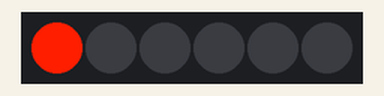
Simulated run of this program. Board: CircuitPython board. Parts: 6 RGB LEDs in strip order, left to right.

Above: at 3.1 s.
At 4.1 s:
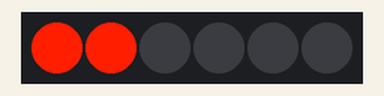
At 6.1 s:
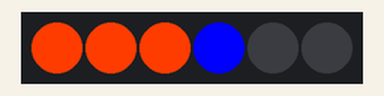
At 7.1 s:
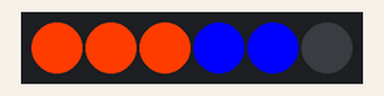
At 23.1 s:
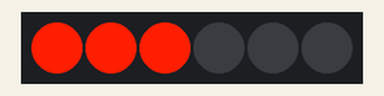
At 38.1 s:
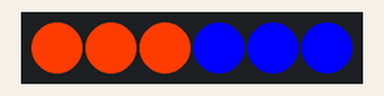
Timing chart, 0 to 40.0 s (numbered marks = the images above):
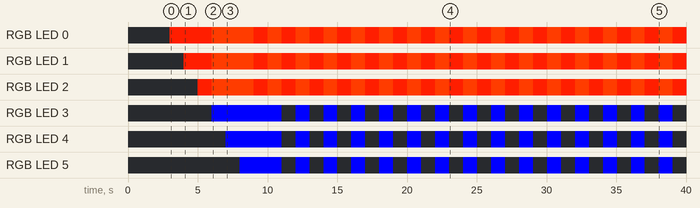

The program:

neopixeltest.py
```python
import neopixel
import board
import time

pixels = neopixel.NeoPixel(board.D18, 6)

time.sleep(3)

for x in range(0,3):
	pixels[x] = (255, 30, 0)
	time.sleep(1)

for x in range(0,3):
	pixels[x] = (255, 60, 0)

for x in range(3,6):
	pixels[x] = (0, 0, 255)
	time.sleep(1)

for x in range(0,30):
	for x in range(0,3):
		pixels[x] = (255, 30, 0)
	time.sleep(1)
	for x in range(0,3):
		pixels[x] = (255, 60, 0)
	for x in range(3,6):
		pixels[x] = (0, 0, 255)
	time.sleep(1)
	pixels.fill((0,0,0))

for x in range(0,3):
	pixels[x] = (255, 60, 0)
for x in range(3,6):
	pixels[x] = (0, 0, 255)

time.sleep(5)
pixels.fill((0, 0, 0))
```

Measured:
- by itself, RGB LED 0: goes RGB(255, 30, 0) 3.0 s, RGB(255, 60, 0) 3.0 s, 15 × (RGB(255, 30, 0) 1.0 s, RGB(255, 60, 0) 1.0 s), then RGB(255, 30, 0)
- by itself, RGB LED 1: goes RGB(255, 30, 0) 2.0 s, RGB(255, 60, 0) 3.0 s, 15 × (RGB(255, 30, 0) 1.0 s, RGB(255, 60, 0) 1.0 s), then RGB(255, 30, 0)
- by itself, RGB LED 2: goes RGB(255, 30, 0) 1.0 s, RGB(255, 60, 0) 3.0 s, 15 × (RGB(255, 30, 0) 1.0 s, RGB(255, 60, 0) 1.0 s), then RGB(255, 30, 0)
- by itself, RGB LED 3: off → RGB(0, 0, 255) at 6.0 s, → off 5.0 s later, → RGB(0, 0, 255) 1.0 s later, → off 1.0 s later, … (30 changes in this stretch)
- by itself, RGB LED 4: off → RGB(0, 0, 255) at 7.0 s, → off 4.0 s later, → RGB(0, 0, 255) 1.0 s later, → off 1.0 s later, … (30 changes in this stretch)
- what the display in image 0 shows lasts 1.0 s, from 3.0 s to 4.0 s
